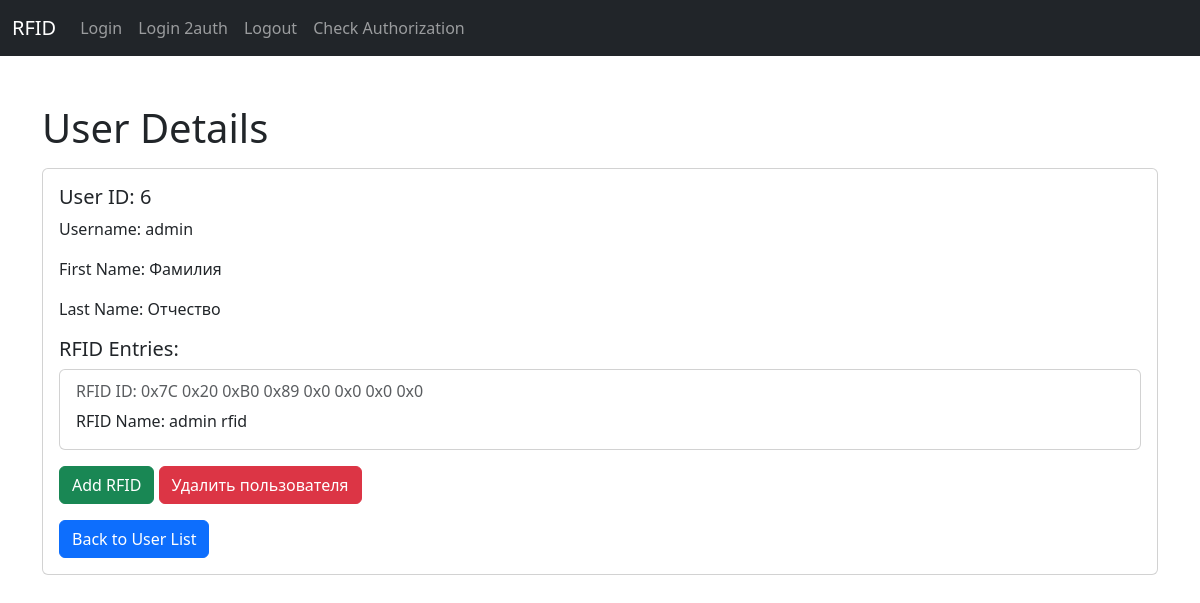
/get_user/6 (signed in), run on the app's committed database.
### entities/DatabaseManager.py (models this page shows, shortened)
class BaseModel(Model):
    class Meta:
        database = db

class User(BaseModel):
    username = CharField()
    first_name = CharField()
    password = CharField()
    name = CharField()
    last_name = CharField()

class RFID(BaseModel):
    id = CharField(primary_key=True, max_length=255)
    name = CharField()
    user = ForeignKeyField(User, backref='rfid')

### server.py (the view)
@app.route('/get_user/<int:user_id>', methods=['GET'])
def get_user(user_id):
    try:
        if _is_auth() == None:
            return redirect(url_for('login'))
        user = db_manager.get_user_by_id(user_id = user_id)
        return render_template('user_details.html', user=_user_to_model(user))
    except Exception as e:
        Logger.error(e)

### entities/DatabaseManager.py (called while the page is built)
    def get_user_by_id(self, user_id):
        user = User.select(User, RFID).where(User.id == user_id).join(RFID, JOIN.LEFT_OUTER).first()
        return user

### server.py (called while the page is built)
def _user_to_model(user):
    user_data = {
                'id' : user.id,
                'username': user.username,
                'first_name': user.first_name,
                'name': user.name,
                'last_name': user.last_name,
                'rfid': None  # По умолчанию RFID отсутствует
            }
    if user.rfid:  # Если у пользователя есть связанный RFID
        user_data['rfid'] = {
            'id': user.rfid.id,
            'name': user.rfid.name
        }
    return user_data

def _is_auth():
    try:
        token = request.cookies.get('token')
        if token:
            try:
                decoded_token = jwt.decode(token, app.config['SECRET_KEY'], algorithms=['HS256'])
                user = db_manager.get_user_by_id(decoded_token['user_id'])
                return user
            except jwt.ExpiredSignatureError:
                flash('Token has expired. Please log in again.', 'error')
                return None
            except jwt.InvalidTokenError:
                flash('Invalid token. Please log in again.', 'error')
                return None
    except Exception as e:
        Logger.error(e)

### templates/user_details.html
{% include 'header.html' %}
<div class="container mt-5">
    <h1>User Details</h1>
    <div class="card mt-3">
        <div class="card-body">
            <h5 class="card-title">User ID: {{ user.id }}</h5>
            <p class="card-text">Username: {{ user.username }}</p>
            <p class="card-text">First Name: {{ user.first_name }}</p>
            <p class="card-text">Last Name: {{ user.last_name }}</p>
            <h5 class="mt-3">RFID Entries:</h5>
            {% if user.rfid %}
                <div class="card">
                    <div class="card-body">
                        <h6 class="card-subtitle mb-2 text-muted">RFID ID: {{ user.rfid.id }}</h6>
                        <p class="card-text">RFID Name: {{ user.rfid.name }}</p>
                    </div>
                </div>
            {% else %}
                <p>No RFID entries for this user.</p>
            {% endif %}
            <a href="/add_rfid/{{user.id}}" class="btn btn-success mt-3">Add RFID</a>
            <a href="/delete_user/{{user.id}}" class="btn btn-danger mt-3">Удалить пользователя</a>
            <br />
            <a href="{{ url_for('get_users') }}" class="btn btn-primary mt-3">Back to User List</a>
        </div>
    </div>
</div>
</body>
</html>

### data on the page
User: username "admin", first_name "Фамилия", last_name "Отчество"
RFID: rfid.id "0x7C 0x20 0xB0 0x89 0x0 0x0 0x0 0x0", rfid.name "admin rfid"

### other printed values
{{ user.id }} "6"
